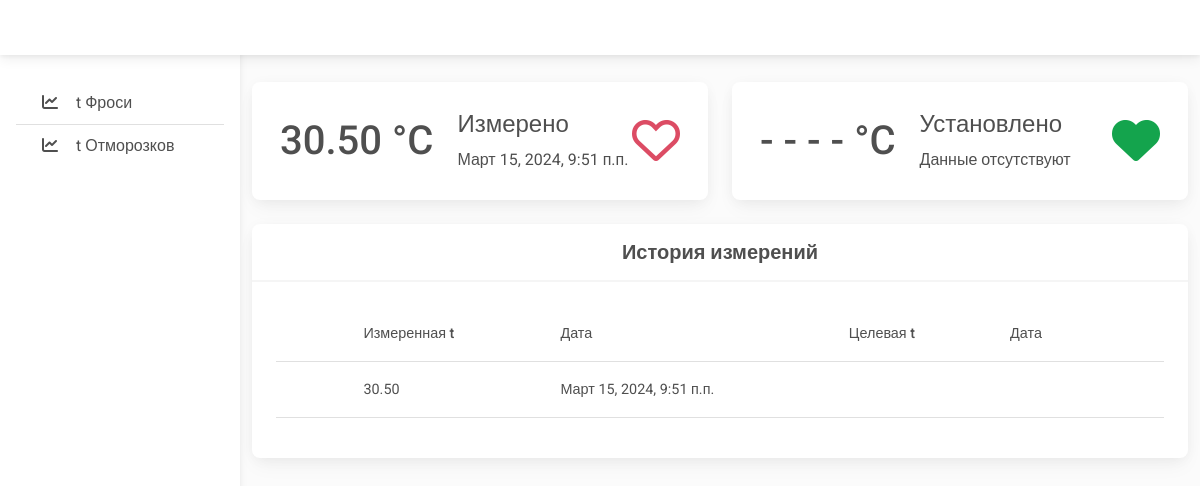
Screenshot of /sensors/2/ with the database file from the repository.
### sensors/models.py (models this page shows, shortened)
class Sensor(models.Model):
    name = models.CharField('Наименование',max_length=50)
    description = models.TextField('Описание')
    location = models.ForeignKey(Location,
                                 on_delete=models.CASCADE,
                                 related_name='location'
                                 )
    class Meta:
        verbose_name = 'Датчик'
        verbose_name_plural = 'Датчик'
        ordering = ('id',)

class SensorData(models.Model):
    sensor_value = models.DecimalField('Значение',
                                       max_digits=5,
                                       decimal_places=2)
    sensor_datetime = models.DateTimeField('Добавлено',
                                           auto_now_add=True)
    sensor = models.ForeignKey(Sensor,
                               on_delete=models.CASCADE,
                               related_name='sensor'
                               )
    class Meta:
        verbose_name = 'Измерение'
        verbose_name_plural = 'Измерения'
        ordering = ('id',)

### sensors/views.py (the view)
# urls.py: path('<int:sensor_id>/', views.sensor_detail, name='sensor_detail'),
def sensor_detail(request, sensor_id=None):
    sensor = get_object_or_404(Sensor, id=sensor_id)
    sensors = get_sensors()
    sensor_settings = get_sensor_last_settings(sensor)
    sensor_data = SensorData.objects.filter(sensor=sensor.id).order_by(
        '-sensor_datetime')[:10]
    return render(request, 'sensors/measurement.html',
                  {'sensor_data': sensor_data,
                   'sensor_settings': sensor_settings,
                   'sensors': sensors})

### sensors/views.py (called while the page is built)
def get_sensors(id=None):
    sensors = Sensor.objects.select_related('location').order_by('id')
    if id is not None:
        sensors = sensors.filter(id=id)
    return sensors

def get_sensor_last_settings(sensor):
    settings = SensorSettings.objects.filter(sensor=sensor).order_by(
        '-sensor_datetime')[:1]
    if settings:
        return settings
    return None

### templates/sensors/measurement.html (shortened to what this page needs)
{% extends "base.html" %}
{% load static %}
      {% block measurement %}
        <div class="row">
          <div class="col-xl-6 col-md-12 mb-4">
            <div class="card">
              <div class="card-body">
                <div class="d-flex justify-content-between p-md-1">
                  <div class="d-flex flex-row">
                    <div class="align-self-center">
                      <h2 class="h1 mb-0 me-4">
                        {% if sensor_data %}
                          {% with sensor_data|first as first %}
                              {{ first.sensor_value }}
                          {% endwith %}
                        {% else %}
                            - - - -
                        {% endif %} °C
                      </h2>
                    </div>
                    <div>
                      <h4>Измерено</h4>
                      <p class="mb-0">
                        {% if sensor_data %}
                          {% with sensor_data|first as first %}
                              {{ first.sensor_datetime }}
                          {% endwith %}
                        {% else %}
                            Данные отсутствуют
                        {% endif %}
                      </p>
                    </div>
                  </div>
                  <div class="align-self-center">
                    <i class="far fa-heart text-danger fa-3x"></i>
                  </div>
                </div>
              </div>
            </div>
          </div>
          <div class="col-xl-6 col-md-12 mb-4">
            <div class="card">
              <div class="card-body">
                <div class="d-flex justify-content-between p-md-1">
                  <div class="d-flex flex-row">
                    <div class="align-self-center">
                      <h2 class="h1 mb-0 me-4">
                        {% if sensor_settings %}
                          {% with sensor_settings|first as first %}
                              {{ first.sensor_settings }}
                          {% endwith %}
                        {% else %}
                            - - - -
                        {% endif %} °C
                      </h2>
                    </div>
                    <div>
                      <h4>Установлено</h4>
                      <p class="mb-0">
                        {% if sensor_settings %}
                          {% with sensor_settings|first as first %}
                              {{ first.sensor_datetime }}
                          {% endwith %}
                        {% else %}
                            Данные отсутствуют
                        {% endif %}
                      </p>
                    </div>
                  </div>
                  <div class="align-self-center">
                    <i class="fas fa-heart text-success fa-3x"></i>
                  </div>
                </div>
              </div>
            </div>
          </div>
        </div>
      {% endblock %}
      {% block measurement_table %}
      <section class="mb-4">
        <div class="card">
          <div class="card-header text-center py-3">
            <h5 class="mb-0 text-center">
              <strong>История измерений</strong>
            </h5>
          </div>
          <div class="card-body">
            <div class="table-responsive">
              <table class="table table-hover text-nowrap">
                <thead>
                  <tr>
                    <th scope="col"></th>
                    <th scope="col">Измеренная t</th>
                    <th scope="col">Дата</th>
                    <th scope="col">Целевая t</th>
                    <th scope="col">Дата</th>
                    <th scope="col"></th>
                  </tr>
                </thead>
                <tbody>
                {% if sensor_data %}
                  {% for sensor in sensor_data %}
                      <tr>
                        <th scope="row"></th>
                        <td>{{ sensor.sensor_value }}</td>
                        <td>{{ sensor.sensor_datetime }}</td>
                        <td> </td>
                        <td> </td>
                        <td> </td>
                      </tr>
                  {% endfor %}
                {% endif %}
                </tbody>
              </table>
            </div>
          </div>
        </div>
      </section>
      {% endblock %}

### templates/base.html (shortened to what this page needs)
{% load static %}
<!DOCTYPE html>
<html lang="en">
<head>
  <link rel="stylesheet" href="https://use.fontawesome.com/releases/v6.0.0/css/all.css" />
  <link rel="stylesheet" href="{% static 'css/mdb.min.css' %}" />
  <link rel="stylesheet" href="{% static 'css/admin.css' %}" />
</head>
<body>
  <header>
    <nav id="sidebarMenu" class="collapse d-lg-block sidebar collapse bg-white">
      <div class="position-sticky">
        <div class="list-group list-group-flush mx-3 mt-4">
        {% for sensor in sensors %}
          <a href="{% url 'sensors:sensor_detail' sensor.id %}" class="list-group-item
          list-group-item-action py-2" data-mdb-ripple-init><i
              class="fas fa-chart-line fa-fw me-3"></i><span>{{ sensor.name }}</span></a>
        {% endfor %}
        </div>
      </div>
    </nav>
    <nav id="main-navbar" class="navbar navbar-expand-lg navbar-light bg-white fixed-top">
      <div class="container-fluid">
        <ul class="navbar-nav ms-auto d-flex flex-row">
          <li class="nav-item dropdown">
            <a class="nav-link dropdown-toggle hidden-arrow d-flex align-items-center" href="#"
              id="navbarDropdownMenuLink" role="button" data-mdb-dropdown-init aria-expanded="false">
            </a>
          </li>
        </ul>
      </div>
    </nav>
  </header>
  <main style="margin-top: 58px">
    <div class="container pt-4">
      {% block measurement %}{% endblock %}
      {% block measurement_table %}{% endblock %}
    </div>
  </main>
</body>
</html>

### static/css/admin.css (style rules this page uses)
body { background-color: #fbfbfb; }
@media (min-width: 991.98px) { main { padding-left: 240px; } }
.sidebar { position: fixed; top: 0; bottom: 0; left: 0; padding: 58px 0 0; box-shadow: 0 2px 5px 0 rgb(0 0 0 / 5%), 0 2px 10px 0 rgb(0 0 0 / 5%); width: 240px; z-index: 600; }

### rows the page displays
Sensor: name "t Фроси"
Sensor: name "t Отморозков"
SensorData: sensor_value "30.50", sensor_datetime "Март 15, 2024, 9:51 п.п."
